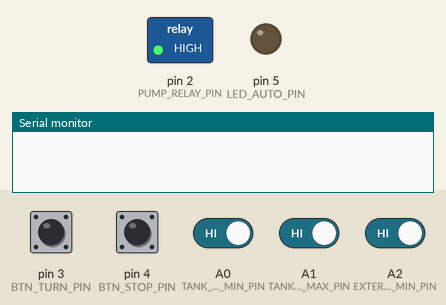
Bench run of a sketch on a simulated Arduino Uno, built with avr-gcc and run on an emulated ATmega328P. Parts: switched loads named in the sketch (green lamp = pin HIGH), output pins drawn as LEDs (lit = HIGH), the last lines printed to the serial monitor. The inputs (shaded band) are chosen by the test bench; at power-on: A0 (TANK_LEVEL_MIN_PIN), A1 (TANK_LEVEL_MAX_PIN), A2 (EXTERNAL_TANK_LEVEL_MIN_PIN) HIGH, pin 3 (BTN_TURN_PIN), pin 4 (BTN_STOP_PIN) LOW.

Above: at 1.2 s.
1.3 s: pin 3 (BTN_TURN_PIN) pulled HIGH for 0.15 s
3.4 s: pin 4 (BTN_STOP_PIN) pulled HIGH for 0.15 s
5.4 s: pin 3 (BTN_TURN_PIN) pulled HIGH for 1 s
At 7.6 s:
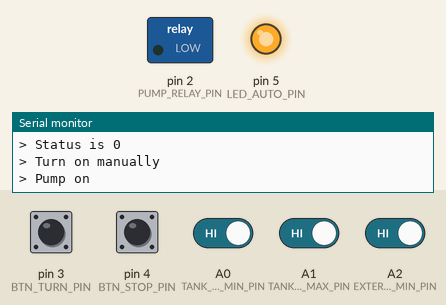
8.4 s: pin 3 (BTN_TURN_PIN) pulsed HIGH 5 times (0.12 s each, 0.3 s apart)
At 10.5 s:
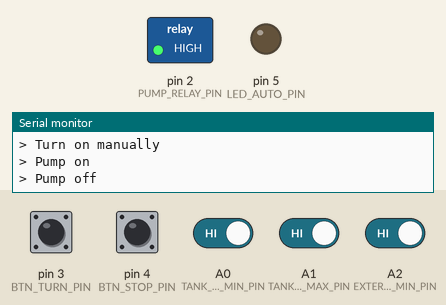
Timing chart, 0 to 12.0 s (numbered marks = the images above; inputs shaded):
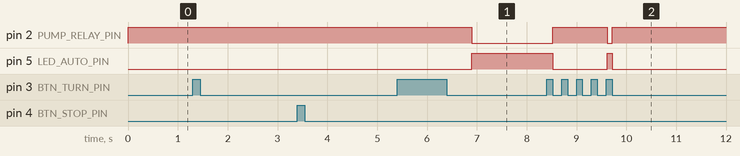

Measured:
- after the input at 5.4 s, pin 2 (PUMP_RELAY_PIN): HIGH → LOW after 1.5 s; pin 5 (LED_AUTO_PIN): LOW → HIGH after 1.5 s
- after the input at 8.4 s, pin 2 (PUMP_RELAY_PIN): LOW → HIGH after 0.12 s, → LOW 1.1 s later, → HIGH 0.10 s later; pin 5 (LED_AUTO_PIN): HIGH → LOW after 0.12 s, → HIGH 1.1 s later, → LOW 0.10 s later

The sketch:

external-water-tank-pump.ino
```cpp
#define TANK_LEVEL_MIN_PIN A0
#define TANK_LEVEL_MAX_PIN A1
#define EXTERNAL_TANK_LEVEL_MIN_PIN A2

#define PUMP_RELAY_PIN 2
#define BTN_TURN_PIN 3
#define BTN_STOP_PIN 4
#define LED_AUTO_PIN 5

#define TURN_OFF_PUMP_AUTO_DELAY 2000

bool autoControll = true;

void setup() {
  pinMode(TANK_LEVEL_MIN_PIN, INPUT);
  pinMode(TANK_LEVEL_MAX_PIN, INPUT);
  pinMode(EXTERNAL_TANK_LEVEL_MIN_PIN, INPUT);
  pinMode(PUMP_RELAY_PIN, OUTPUT);
  pinMode(BTN_TURN_PIN, INPUT);
  pinMode(BTN_STOP_PIN, INPUT);
  pinMode(LED_AUTO_PIN, OUTPUT);

  turnOffPump();

  Serial.begin(9600);
}

void loop() {
  stopAutoBtnPressEvent();
  manualOnOffBtnPressEvent();
  autoOnOffPump();
}

void stopAutoBtnPressEvent() {
  if (digitalRead(BTN_STOP_PIN) == HIGH) {
    delay(500);
    while(digitalRead(BTN_STOP_PIN) == HIGH);

    autoControll = !autoControll;

    Serial.println("> Status is " + String(autoControll) + "\n");
  }
}

void manualOnOffBtnPressEvent() {
  if (digitalRead(BTN_TURN_PIN) == HIGH) {
    while(digitalRead(BTN_TURN_PIN) == HIGH);
    delay(500);

    Serial.println("> Turn on manually");

    if ((autoControll && tankIsAlreadyFull(true)) || !externalTankContainsMinLevel(true)) {
      delay(500);
      return;
    }

    turnOnPump();
    Serial.println("> Pump on");

    if (autoControll) {
      waitTankBecomeFull(true);
      delay(TURN_OFF_PUMP_AUTO_DELAY);
    }
    else {
      while(digitalRead(BTN_TURN_PIN) == LOW);
      while(digitalRead(BTN_TURN_PIN) == HIGH);
    }

    turnOffPump();
    Serial.println("> Pump off\n");
    delay(500);
  }
}

void autoOnOffPump() {
  if (autoControll) {
    if (digitalRead(TANK_LEVEL_MIN_PIN) == LOW && digitalRead(TANK_LEVEL_MAX_PIN) == LOW) {

      if (!externalTankContainsMinLevel(true)) {
        delay(500);
        return;
      }

      Serial.println("> Turn on automatically");
      Serial.println("> Pump on");

      turnOnPump();

      waitTankBecomeFull(true);
      delay(TURN_OFF_PUMP_AUTO_DELAY);

      turnOffPump();

      Serial.println("> Pump off\n");
      delay(500);
    }
  }
}

bool externalTankContainsMinLevel(bool printError) {
  if (digitalRead(EXTERNAL_TANK_LEVEL_MIN_PIN) == LOW) {
    if (printError)
      Serial.println("> Exteral water tank don't contains a minimal level of water\n");

    return false;
  }

  return true;
}

bool tankIsAlreadyFull(bool printError) {
  if (digitalRead(TANK_LEVEL_MAX_PIN) == HIGH) {
    if(printError)
      Serial.println("> Water already full\n");

    return true;
  }

  return false;
}

void waitTankBecomeFull(bool printError) {
  while(true) {
    if (digitalRead(TANK_LEVEL_MAX_PIN) == HIGH) break;
    else if (digitalRead(EXTERNAL_TANK_LEVEL_MIN_PIN) == LOW) {
      if (printError)
        Serial.println("> The water level in extenal tank is above of minimum!");

      break;
    }
  }
}

void turnOnPump() {
  digitalWrite(PUMP_RELAY_PIN, LOW);
  digitalWrite(LED_AUTO_PIN, HIGH);
}

void turnOffPump() {
  digitalWrite(PUMP_RELAY_PIN, HIGH);
  digitalWrite(LED_AUTO_PIN, LOW);
}
```
